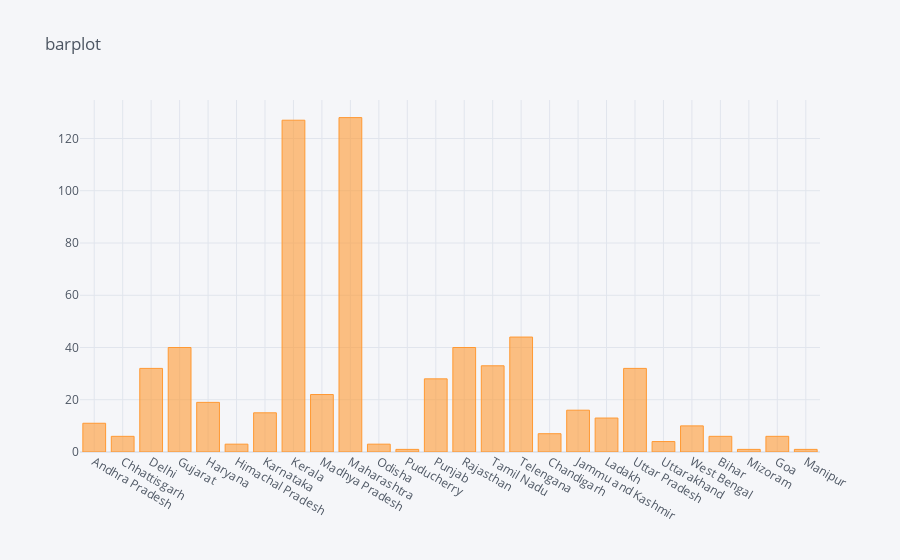

The cell this chart's notebook holds for it:
### Markdown cell above
plotly visualization

### Code cell
df.iplot(kind='bar',x='Name of State / UT',y='Active Cases',title='barplot')

### Figure 1 — Plotly figure (JSON) as saved in the notebook; plotly's stock layout.template omitted (floating-point values rounded to 4 significant figures)
{"data": [{"marker": {"color": "rgba(255, 153, 51, 0.6)", "line": {"color": "rgba(255, 153, 51, 1.0)", "width": 1}}, "name": "Active Cases", "orientation": "v", "text": "", "type": "bar", "x": ["Andhra Pradesh", "Chhattisgarh", "Delhi", "Gujarat", "Haryana", "Himachal Pradesh", "Karnataka", "Kerala", "Madhya Pradesh", "Maharashtra", "Odisha", "Puducherry", "Punjab", "Rajasthan", "Tamil Nadu", "Telengana", "Chandigarh", "Jammu and Kashmir", "Ladakh", "Uttar Pradesh", "Uttarakhand", "West Bengal", "Bihar", "Mizoram", "Goa", "Manipur"], "y": [11, 6, 32, 40, 19, 3, 15, 127, 22, 128, 3, 1, 28, 40, 33, 44, 7, 16, 13, 32, 4, 10, 6, 1, 6, 1]}], "layout": {"legend": {"bgcolor": "#F5F6F9", "font": {"color": "#4D5663"}}, "paper_bgcolor": "#F5F6F9", "plot_bgcolor": "#F5F6F9", "title": {"font": {"color": "#4D5663"}, "text": "barplot"}, "xaxis": {"gridcolor": "#E1E5ED", "showgrid": true, "tickfont": {"color": "#4D5663"}, "title": {"font": {"color": "#4D5663"}, "text": ""}, "zerolinecolor": "#E1E5ED"}, "yaxis": {"gridcolor": "#E1E5ED", "showgrid": true, "tickfont": {"color": "#4D5663"}, "title": {"font": {"color": "#4D5663"}, "text": ""}, "zerolinecolor": "#E1E5ED"}}}
